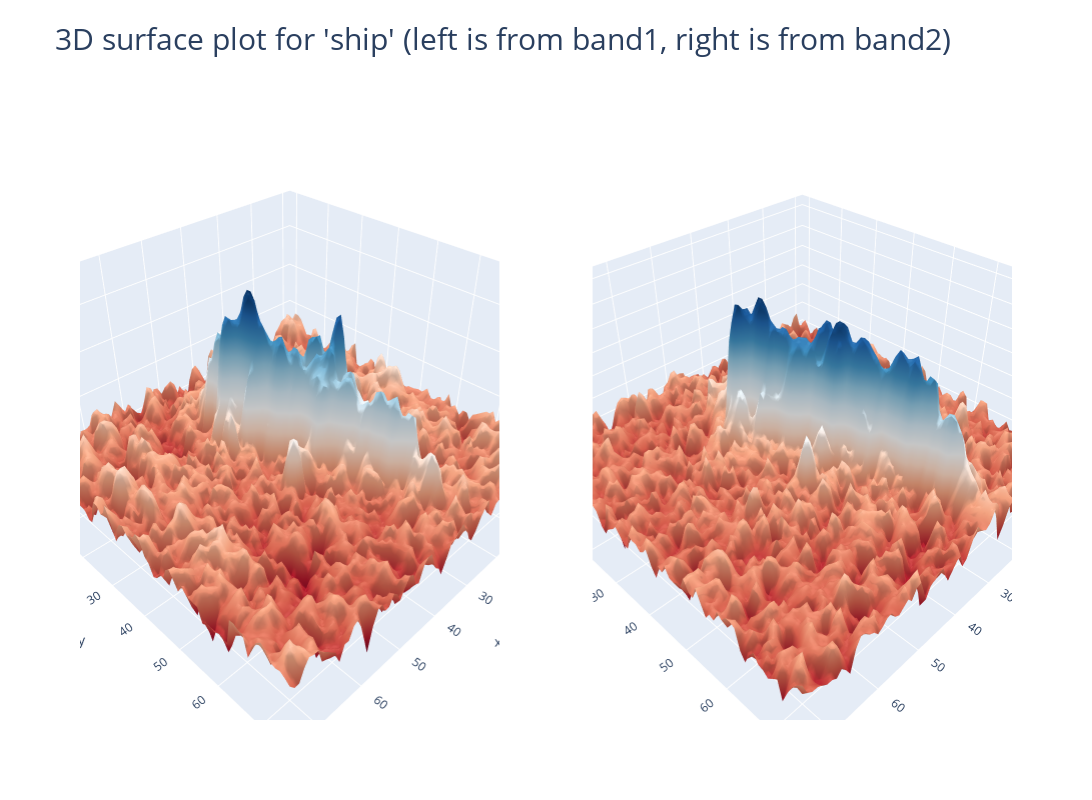

The code cell stored with this chart in its notebook:
### Code cell
# Ship의 band_1, band_2
num = 301 #302 : iceberg
label = 'iceberg' if (train['is_iceberg'].values[num] == 1) else 'ship'
plot_2d(X_band_1[num,:,:],X_band_2[num,:,:],label)

### Figure 1 — Plotly figure (JSON) as saved in the notebook; plotly's stock layout.template omitted (floating-point values rounded to 4 significant figures; data arrays with more than 128 entries replaced by an {"elided": "..."} marker saying what was removed)
{"data": [{"colorscale": [[0, "rgb(103,0,31)"], [0.1, "rgb(178,24,43)"], [0.2, "rgb(214,96,77)"], [0.3, "rgb(244,165,130)"], [0.4, "rgb(253,219,199)"], [0.5, "rgb(247,247,247)"], [0.6, "rgb(209,229,240)"], [0.7, "rgb(146,197,222)"], [0.8, "rgb(67,147,195)"], [0.9, "rgb(33,102,172)"], [1, "rgb(5,48,97)"]], "scene": "scene", "showscale": false, "type": "surface", "z": {"elided": "75x75 float values"}}, {"colorscale": [[0, "rgb(103,0,31)"], [0.1, "rgb(178,24,43)"], [0.2, "rgb(214,96,77)"], [0.3, "rgb(244,165,130)"], [0.4, "rgb(253,219,199)"], [0.5, "rgb(247,247,247)"], [0.6, "rgb(209,229,240)"], [0.7, "rgb(146,197,222)"], [0.8, "rgb(67,147,195)"], [0.9, "rgb(33,102,172)"], [1, "rgb(5,48,97)"]], "scene": "scene2", "showscale": false, "type": "surface", "z": {"elided": "75x75 float values"}}], "layout": {"height": 800, "scene": {"domain": {"x": [0, 0.45], "y": [0, 1]}}, "scene2": {"domain": {"x": [0.55, 1], "y": [0, 1]}}, "title": {"font": {"size": 30}, "text": "3D surface plot for 'ship' (left is from band1, right is from band2)"}, "width": 1200}}
